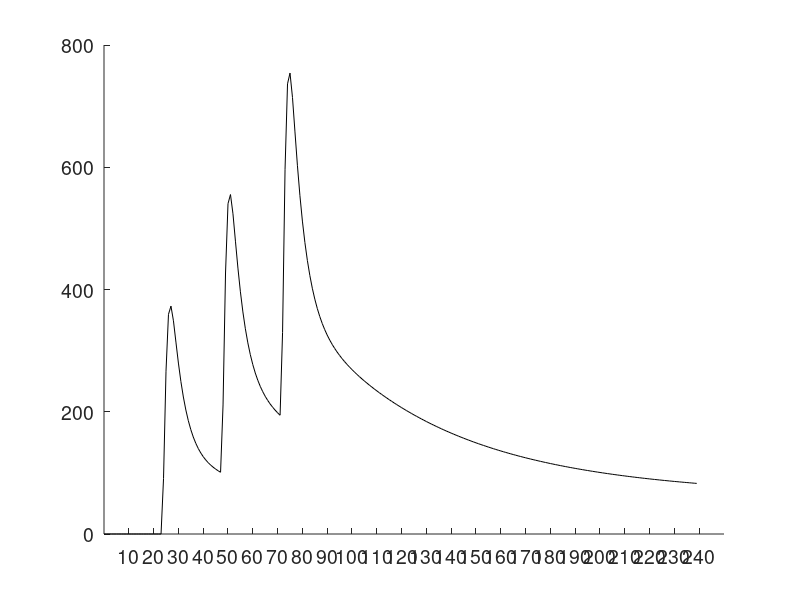
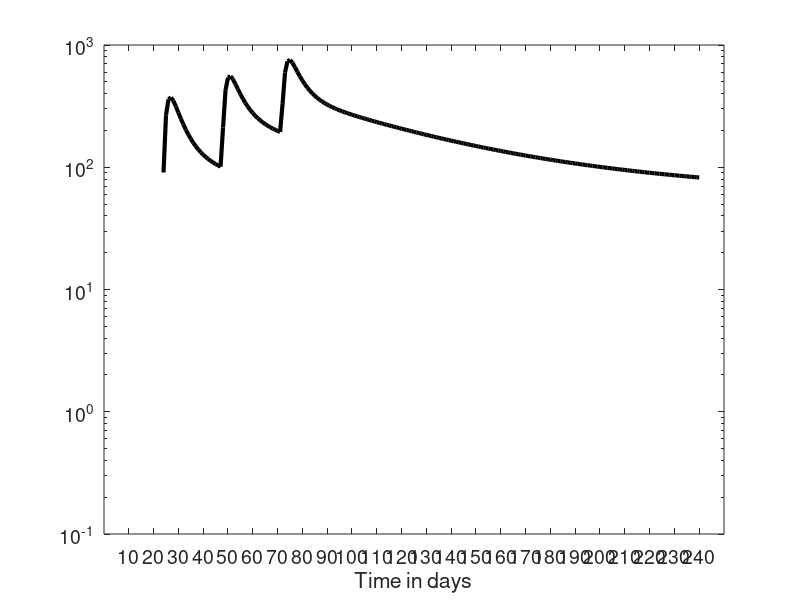

Write the MATLAB code that produced these figures, in order.
%solver for age and time model%
% uses analytical solution of pdes for constant source equation at each time step
clear
close all
% global mu tau1 tau2 sigma beta n J BC alpha lam k r phi amp import

% Names of variables
% y(1) - dose compartment
% y(2) - central compartment
% y(3) - peripheral 1
% y(4) - peripheral 2
% y(5) - transit 1
% y(6) - transit 2

npeople = 1;
dosing = 960;

%dimension of system
n=6;

%time steps
%da=0.001;
da=1;
maxa=10*24;
asteps=maxa/da;
nasteps=asteps;

% dosing times
dt=da;
mda1=int32(24/dt);
mda2=int32(48/dt);
mda3=int32(72/dt);


%%PK piperaquine parameters
ACL = 0.75;
AV = 1;
M_WE = 54;

THETA=[55.4;2910;310;4910;105;30900;2.11;1;1.06;0.236;0.575;5.51];
% 1.CL/F L/h
% 2.V2/F  L
% 3.Q1/F L/h
% 4.V3/F  L
% 5.Q2/F L/h
% 6.V4/F  L
% 7. MT
% 8. F
% 9. Scale
% 10.F dos occ
% 11.ET50
% 12.Hill

OMEGA=[0.0752 ; 0.371; 0; 0.0558; 0.0541; 0.114 ; 0.135; 0.158; 0; 0.252; 0.252;0.252;0.195;0.195;0.195];
%CL
%V2
%Q1
%V3
%Q2
%V4
%MT
%F
AGE=25;
WT=54;
EM50 = THETA(11);
HILL = THETA(12);
MF = ((AGE)^HILL)/(((EM50)^HILL)+((AGE)^HILL));

OCC=1;
F1D = THETA(10);
F1COVD = (1 + F1D*(OCC-1));


TVCL = THETA(1)*MF*(WT/M_WE)^ACL;
TVV2 = THETA(2)*(WT/M_WE)^AV;
TVQ1 = THETA(3)*(WT/M_WE)^ACL;
TVV3 = THETA(4)*(WT/M_WE)^AV;
TVQ2 = THETA(5)*(WT/M_WE)^ACL;
TVV4 = THETA(6)*(WT/M_WE)^AV;
TVMT = THETA(7);
TVF1 = THETA(8)*F1COVD;


% initialize solution matrix - rows are people , columns are timesteps
vv=zeros(npeople,asteps+1);

tic
% run system for each person
for jj = 1: npeople
    
    % assign parameters to each person - mean estimate times randomly
    % distributed number with mean 0 and variance omega
    CL = TVCL;
    V2 = TVV2;
    Q1 = TVQ1;
    V3 = TVV3;
    Q2 = TVQ2;
    V4 = TVV4;
    MT = TVMT;
    F10 = TVF1;
    F1 = F10;
    
    NN = 2;
    KTR = (NN+1)/MT;
    
    K15 = KTR;
    K56 = KTR;
    K62 = KTR;
    K23 = Q1/V2;
    K32 = Q1/V3;
    K24 = Q2/V2;
    K42 = Q2/V4;
    K20 = CL/V2;
    
    S2 = V2*1000;
    VD = V2+V3+V4;
    
    
    %set up V = solution matrix - rows is number of compartments or variable,
    %columsn is number timesteps
    v=zeros(n,asteps+1);
    
    %initialize jacobian like matrix
    J=zeros(n,n);
    
    for m=2:asteps+1
        
        %  state transition matrix
        J=[
            -K15 0 0 0 0 0;
            0 (-K23-K20-K24) K32 K42 0 K62 ;
            0 K23 -K32 0 0 0;
            0 K24 0 -K42 0 0;
            K15 0 0 0 -K56 0;
            0 0 0 0 K56 -K62;
            ];
        
        
        % calc new V
        ej=expm(J(:,:)*dt);
        v(:,m)=ej*v(:,m-1);
        
        % assign different dosing absorption rates per dose.
        
        if (m==mda1)
            v(1,m)=dosing*F1*0.577+v(1,m);
        end
        
        if (m==mda2)
            
            v(1,m)=dosing*1.24*F1*0.577+v(1,m);
        end
        
        if (m==mda3)
            
            v(1,m)=dosing*F1*(1.24^2)*0.577+v(1,m);
        end
    end
    
    % keep solution for compartment 2 for each individual
    vv(jj,:)=v(2,:);
    
    %xticktimes=(24:24*5:maxa);
    xticktimes=(10:10:maxa);
    xticklabels=(1:100);
    v(2,end)=NaN;
    patch((0:maxa/asteps:maxa),v(2,:),'black','EdgeColor','black','FaceAlpha',0.2);
    %set(gca,'FontSize',14,'XTick',xticktimes,'XTickLabel',1:2:100)
    set(gca,'FontSize',14,'XTick',xticktimes,'XTickLabel',10:10:1200)
    hold on
end

toc

mvv=vv(1,:);

figure(2)
semilogy((0:maxa/asteps:maxa),mvv,'k','LineWidth',3)
%set(gca,'FontSize',14,'XTick',xticktimes,'XTickLabel',1:5:100)
set(gca,'FontSize',14,'XTick',xticktimes,'XTickLabel',10:10:1200)
ylim([0.1 1000])
xlabel('Time in days')



% dlmwrite('pippk_deterministic.txt',vv)
